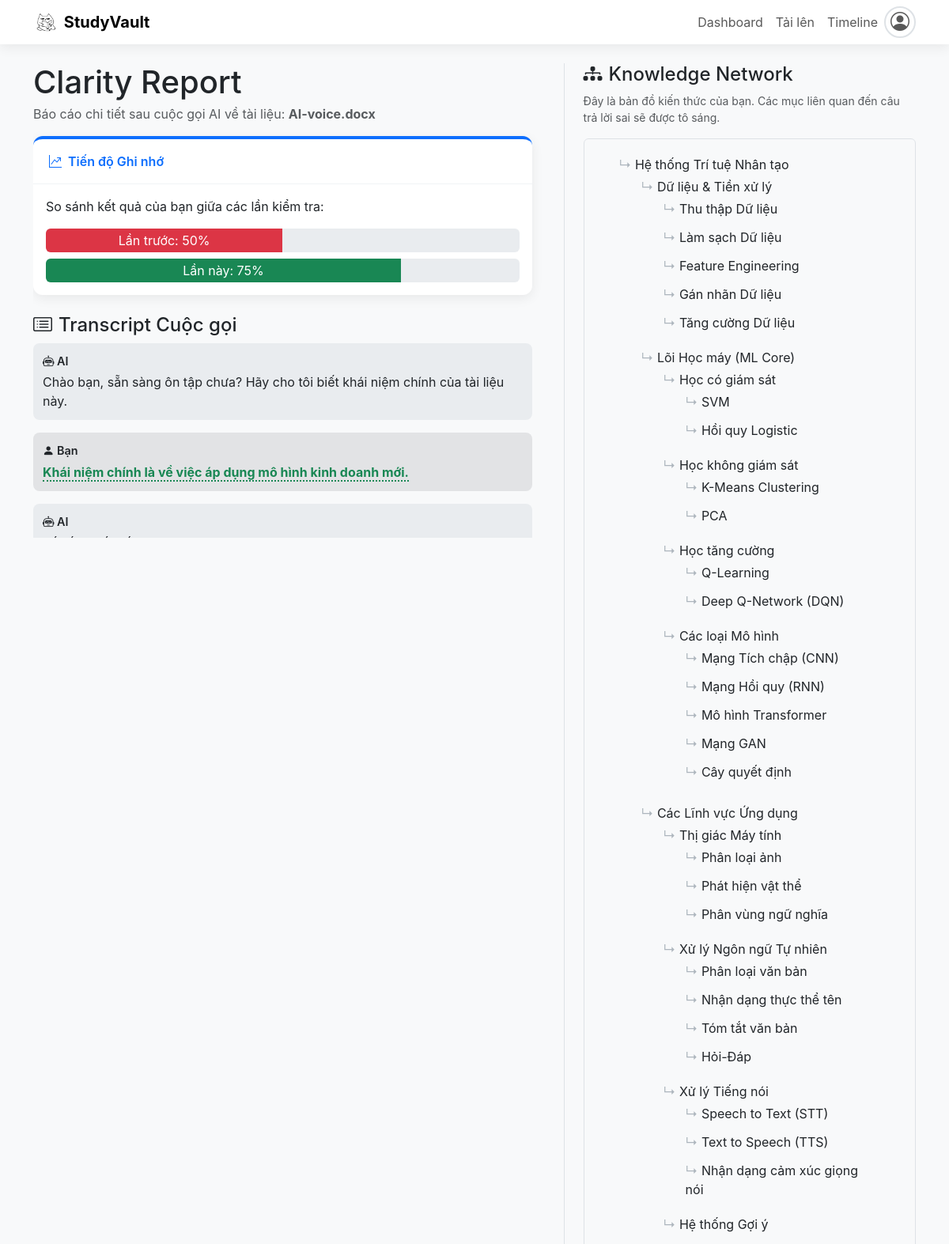
The app's page /clarity_report/2 (upper part) with its own data.
### app.py (models this page shows)
class Document(db.Model):
    id = db.Column(db.Integer, primary_key=True)
    filename = db.Column(db.String(200), nullable=False)
    filepath = db.Column(db.String(300), nullable=False, unique=True)
    category = db.Column(db.String(100), nullable=True, default="Chưa phân loại")
    uploaded_date = db.Column(db.DateTime, nullable=False, default=lambda: datetime.now(timezone.utc))
    last_viewed_date = db.Column(db.DateTime, nullable=True)
    doc_type = db.Column(db.String(20), nullable=False, default='file')
    engagement_level = db.Column(db.String(50), nullable=True)
    custom_note = db.Column(db.Text, nullable=True)
    deadline = db.Column(db.Date, nullable=True)
    extracted_content = db.Column(db.Text, nullable=True)
    user_summary = db.Column(db.Text, nullable=True)
    ai_topic_label = db.Column(db.String(100), nullable=True)
    win_criteria_description = db.Column(db.Text, nullable=True)
    target_score = db.Column(db.Integer, nullable=True)
    actual_score = db.Column(db.Integer, nullable=True)
    keywords = db.Column(db.Text, nullable=True)
    context_event = db.Column(db.String(200), nullable=True)
    is_goal_related = db.Column(db.Boolean, default=False, nullable=False)
    filename_normalized = db.Column(db.String(200), nullable=True)
    workspace_items = db.relationship('WorkspaceItem', backref='document', lazy=True, cascade="all, delete-orphan")
    relations = db.relationship('WorkspaceItemRelation', backref='document', lazy=True, cascade="all, delete-orphan")
    learning_objectives = db.relationship('LearningObjective', backref='doc', lazy=True, cascade="all, delete-orphan")

class WorkspaceItem(db.Model):
    id = db.Column(db.Integer, primary_key=True)
    title = db.Column(db.String(300), nullable=False)
    content = db.Column(db.Text, nullable=True)
    order = db.Column(db.Integer, nullable=False, default=0)
    user_content = db.Column(db.Text, nullable=True)
    document_id = db.Column(db.Integer, db.ForeignKey('document.id'), nullable=False)
    parent_id = db.Column(db.Integer, db.ForeignKey('workspace_item.id'), nullable=True)
    children = db.relationship('WorkspaceItem', backref=db.backref('parent', remote_side=[id]), lazy='dynamic', cascade="all, delete-orphan")

### app.py (the view)
@app.route('/clarity_report/<int:doc_id>')
def clarity_report(doc_id):
    doc = db.session.get(Document, doc_id)
    if not doc:
        abort(404)
    transcript = []
    workspace_items = WorkspaceItem.query.filter_by(document_id=doc_id).order_by(WorkspaceItem.order).all()
    workspace_tree = build_tree(workspace_items)
    q_nodes = [item for item in workspace_items if not item.children][:3]
    if 'dientruong' in doc.filename.lower():
        transcript = [
            {"speaker": "ai", "text": "Chào bạn, hãy bắt đầu ôn tập về điện trường. Câu 1: Điện trường là gì?", "status": "neutral", "node_id": None},
            {"speaker": "user", "text": "Điện trường là một dạng vật chất tồn tại xung quanh điện tích và tác dụng lực điện lên các điện tích khác đặt trong nó.", "status": "correct", "node_id": q_nodes[0].id if q_nodes else None},
            {"speaker": "ai", "text": "Chính xác! Câu 2: Vector cường độ điện trường E có đặc điểm gì?", "status": "neutral", "node_id": None},
            {"speaker": "user", "text": "Vector E có phương, chiều và độ lớn.", "status": "incorrect", "node_id": q_nodes[1].id if len(q_nodes) > 1 else None},
            {"speaker": "ai", "text": "Câu trả lời của bạn chưa đầy đủ. Cần nêu rõ hơn về phương chiều trùng với lực điện, và công thức độ lớn. Câu 3: Nguyên lý chồng chất điện trường phát biểu thế nào?", "status": "neutral", "node_id": None},
            {"speaker": "user", "text": "Là tổng hợp các vector điện trường thành phần.", "status": "correct", "node_id": q_nodes[2].id if len(q_nodes) > 2 else None},
        ]
    else:
        transcript = [
            {"speaker": "ai", "text": "Chào bạn, sẵn sàng ôn tập chưa? Hãy cho tôi biết khái niệm chính của tài liệu này.", "status": "neutral", "node_id": None},
            {"speaker": "user", "text": "Khái niệm chính là về việc áp dụng mô hình kinh doanh mới.", "status": "correct", "node_id": q_nodes[0].id if q_nodes else None},
            {"speaker": "ai", "text": "Tốt lắm! Yếu tố quan trọng thứ hai là gì?", "status": "neutral", "node_id": None},
            {"speaker": "user", "text": "Tôi không nhớ rõ lắm.", "status": "incorrect", "node_id": q_nodes[1].id if len(q_nodes) > 1 else None},
        ]
    return render_template('clarity_report.html', doc=doc, transcript=transcript, workspace_tree=workspace_tree)

### app.py (called while the page is built)
def build_tree(items):
    tree = []
    item_map = {item.id: {
        "id": item.id,
        "title": item.title,
        "content": item.content,
        "order": item.order,
        "user_content": item.user_content,
        "children": []
    } for item in items}
    for item in items:
        if item.parent_id is not None and item.parent_id in item_map:
            parent_item = item_map[item.parent_id]
            parent_item["children"].append(item_map[item.id])
        else:
            tree.append(item_map[item.id])
    for item_data in item_map.values():
        item_data['children'].sort(key=lambda x: x['order'])
    tree.sort(key=lambda x: x['order'])
    return tree

@app.context_processor
def inject_user():
    try:
        user = User.query.first()
        return dict(user=user)
    except Exception as e:
        print(f"Error injecting user: {e}")
        return dict(user=None)

### templates/clarity_report.html (shortened to what this page needs)
{% extends "layout.html" %}
{% block content %}
<div id="clarityReportContainer">
    <div class="transcript-panel">
        <h1 class="mb-1">Clarity Report</h1>
        <p class="text-muted">Báo cáo chi tiết sau cuộc gọi AI về tài liệu: <strong>{{ doc.filename }}</strong></p>
        <div class="card mb-4">
            <div class="card-header"><i class="bi bi-graph-up-arrow me-2"></i>Tiến độ Ghi nhớ</div>
            <div class="card-body">
                <p>So sánh kết quả của bạn giữa các lần kiểm tra:</p>
                <div class="progress" style="height: 30px;">
                    <div class="progress-bar bg-danger" role="progressbar" style="width: 50%" aria-valuenow="50" aria-valuemin="0" aria-valuemax="100">Lần trước: 50%</div>
                </div>
                <div class="progress mt-2" style="height: 30px;">
                    <div class="progress-bar bg-success" role="progressbar" style="width: 75%" aria-valuenow="75" aria-valuemin="0" aria-valuemax="100">Lần này: 75%</div>
                </div>
            </div>
        </div>
        <h4 class="mt-4"><i class="bi bi-card-list me-2"></i>Transcript Cuộc gọi</h4>
        <div id="transcript-list">
            {% for item in transcript %}
            <div class="transcript-item speaker-{{ item.speaker }}">
                <div class="speaker">
                    {% if item.speaker == 'ai' %}<i class="bi bi-robot"></i> AI{% else %}<i class="bi bi-person-fill"></i> Bạn{% endif %}
                </div>
                <p class="mb-0">
                    {% if item.status == 'neutral' %}
                        {{ item.text }}
                    {% else %}
                        <span class="answer-status {{ item.status }}" data-node-id="{{ item.node_id }}">
                            {{ item.text }}
                        </span>
                    {% endif %}
                </p>
            </div>
            {% endfor %}
        </div>
    </div>
    <div class="network-panel">
        <h4><i class="bi bi-diagram-3-fill me-2"></i>Knowledge Network</h4>
        <p class="text-muted small">Đây là bản đồ kiến thức của bạn. Các mục liên quan đến câu trả lời sai sẽ được tô sáng.</p>
        <div class="network-map p-3 border rounded bg-light" id="knowledgeNetworkMap">
            {% macro render_tree(items) %}
                <ul>
                {% for item in items %}
                    <li class="network-map-item" id="report-node-{{ item.id }}">
                        {{ item.title }}
                        {% if item.children %}
                            {{ render_tree(item.children) }}
                        {% endif %}
                    </li>
                {% endfor %}
                </ul>
            {% endmacro %}
            {{ render_tree(workspace_tree) }}
        </div>
    </div>
</div>
{% endblock %}

### templates/clarity_report.html (style rules this page uses)
#clarityReportContainer { display: flex; gap: 1.5rem; }
.transcript-panel { flex: 3; max-height: 75vh; overflow-y: auto; padding-right: 1rem; }
.network-panel { flex: 2; border-left: 1px solid #dee2e6; padding-left: 1.5rem; }
.transcript-item { margin-bottom: 1rem; padding: 0.75rem; border-radius: var(--element-border-radius); }
.transcript-item.speaker-ai { background-color: #e9ecef; }
.transcript-item.speaker-user { background-color: #e2e3e5; }
.transcript-item .speaker { font-weight: 600; font-size: 0.9em; margin-bottom: 0.25rem; }
.answer-status { font-weight: bold; cursor: pointer; border-bottom: 2px dotted; transition: all 0.2s ease-in-out; }
.answer-status.correct { color: #198754; border-color: #198754; }
.network-map-item { padding: 4px 8px; border-radius: 4px; margin-bottom: 4px; transition: all 0.2s ease-in-out; }
.network-map ul { list-style-type: none; padding-left: 20px; }
.network-map ul li::before { content: "↳ "; color: #adb5bd; }
.progress-bar { font-size: 1rem; }

### templates/layout.html (style rules this page uses)
:root { --primary-blue: #0d6efd; --light-bg: #f8f9fa; --white-bg: #ffffff; --card-border-radius: 0.75rem; --element-border-radius: 0.5rem; --card-shadow: 0 4px 15px rgba(0, 0, 0, 0.07); --text-dark: #212529; --text-muted: #6c757d; --accent-red: #dc3545; --bs-info: #0dcaf0; --bs-info-subtle: #cff4fc; --bs-info-text-emphasis: #055160; --bs-warning: #ffc107; --bs-success: #198754; --bs-danger: #dc3545; --bs-purple: #6f42c1; }
body { font-family: -apple-system, BlinkMacSystemFont, "Segoe UI", Roboto, "Helvetica Neue", Arial, sans-serif; background-color: var(--light-bg); color: var(--text-dark); position: relative; min-height: 100vh; padding-bottom: 80px; }
.card { border-radius: var(--card-border-radius); border: none; box-shadow: var(--card-shadow); margin-bottom: 1.5rem; background-color: var(--white-bg); border-top: 4px solid var(--primary-blue); }
.card-header { background-color: transparent; border-bottom: 1px solid #f1f3f5; font-weight: 600; padding: 1rem 1.25rem; color: var(--primary-blue); }

### records on screen
Document: filename "AI-voice.docx"
WorkspaceItem: title "Hệ thống Trí tuệ Nhân tạo"
WorkspaceItem: title "Dữ liệu & Tiền xử lý"
WorkspaceItem: title "Thu thập Dữ liệu"
WorkspaceItem: title "Làm sạch Dữ liệu"
WorkspaceItem: title "Feature Engineering"
WorkspaceItem: title "Gán nhãn Dữ liệu"
WorkspaceItem: title "Tăng cường Dữ liệu"
WorkspaceItem: title "Lõi Học máy (ML Core)"
WorkspaceItem: title "Học có giám sát"
WorkspaceItem: title "SVM"
WorkspaceItem: title "Hồi quy Logistic"
WorkspaceItem: title "Học không giám sát"
WorkspaceItem: title "K-Means Clustering"
WorkspaceItem: title "PCA"
WorkspaceItem: title "Học tăng cường"
WorkspaceItem: title "Q-Learning"
WorkspaceItem: title "Deep Q-Network (DQN)"
WorkspaceItem: title "Các loại Mô hình"
WorkspaceItem: title "Mạng Tích chập (CNN)"
WorkspaceItem: title "Mạng Hồi quy (RNN)"
WorkspaceItem: title "Mô hình Transformer"
WorkspaceItem: title "Mạng GAN"
WorkspaceItem: title "Cây quyết định"
WorkspaceItem: title "Các Lĩnh vực Ứng dụng"
WorkspaceItem: title "Thị giác Máy tính"
WorkspaceItem: title "Phân loại ảnh"
WorkspaceItem: title "Phát hiện vật thể"
WorkspaceItem: title "Phân vùng ngữ nghĩa"
WorkspaceItem: title "Xử lý Ngôn ngữ Tự nhiên"
WorkspaceItem: title "Phân loại văn bản"
WorkspaceItem: title "Nhận dạng thực thể tên"
WorkspaceItem: title "Tóm tắt văn bản"
WorkspaceItem: title "Hỏi-Đáp"
WorkspaceItem: title "Xử lý Tiếng nói"
WorkspaceItem: title "Speech to Text (STT)"
WorkspaceItem: title "Text to Speech (TTS)"
WorkspaceItem: title "Nhận dạng cảm xúc giọng nói"
WorkspaceItem: title "Hệ thống Gợi ý"

### other values on screen
{{ item.text }} "Chào bạn, sẵn sàng ôn tập chưa? Hãy cho tôi biết khái niệm chính của tài liệu này."
{{ item.text }} "Khái niệm chính là về việc áp dụng mô hình kinh doanh mới."
